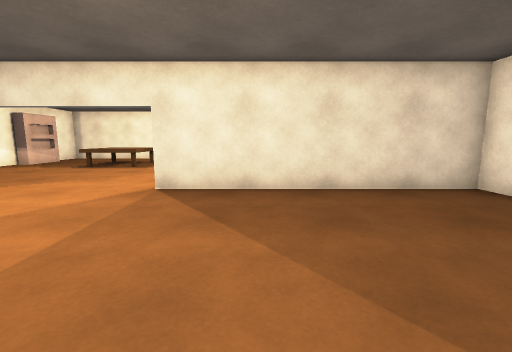
[1] (above)

17 first-person views from a walk through a scene from a Unity 3-D project. The camera is 1.2 m above the floor, tilts 8° down and sees 90° across. The floor is counted in squares, 1 m on a side. Each view is taken from the middle of a square. On the plan, view 1 faces up. The plan holds only what a view shows up to about 12 squares ahead; the rest is blank. The place goes on beyond the plan. Some animated figures are left out. Surface patterns are stand-ins for the level's own textures.

[2]
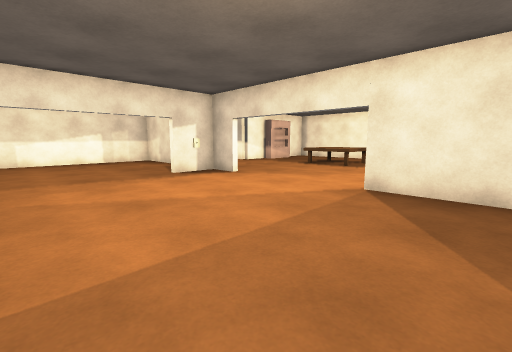

[3]
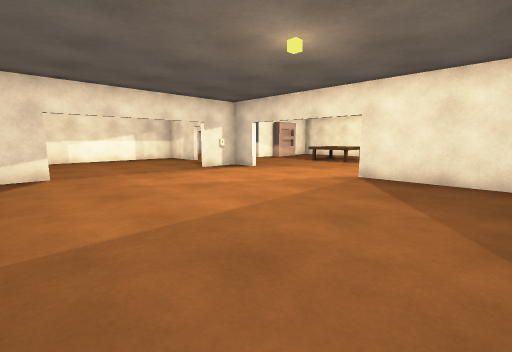

[4]
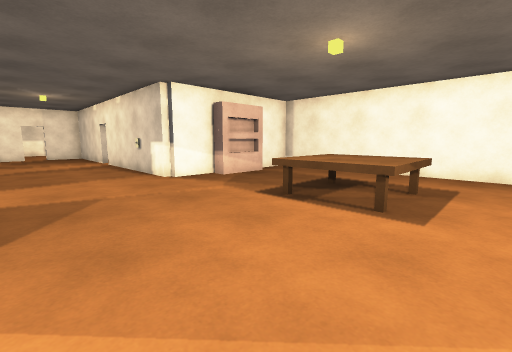

[5]
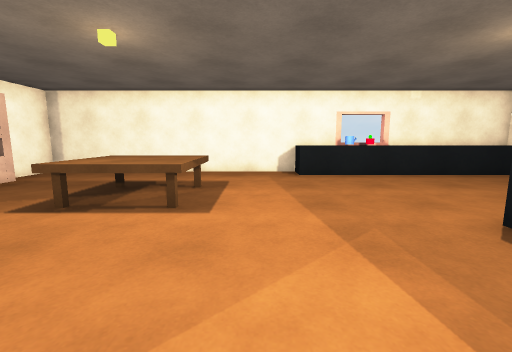

[6]
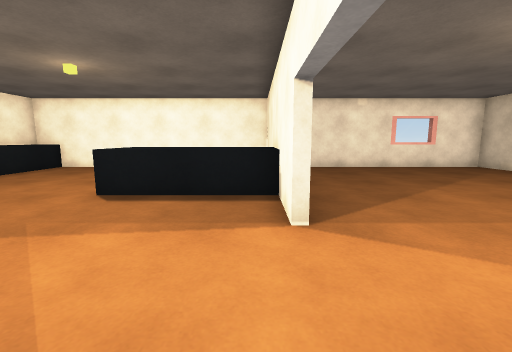

[7]
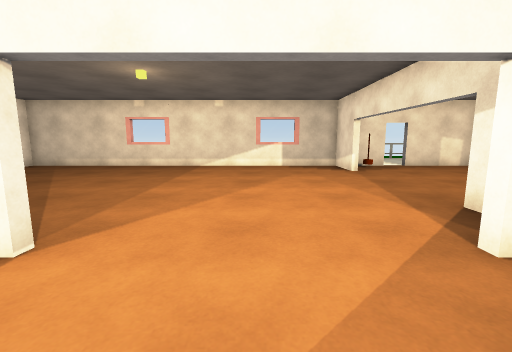

[8]
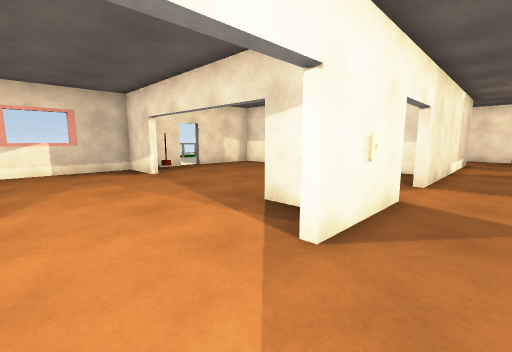

[9]
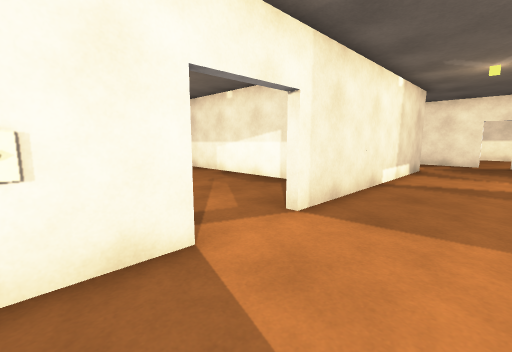

[10]
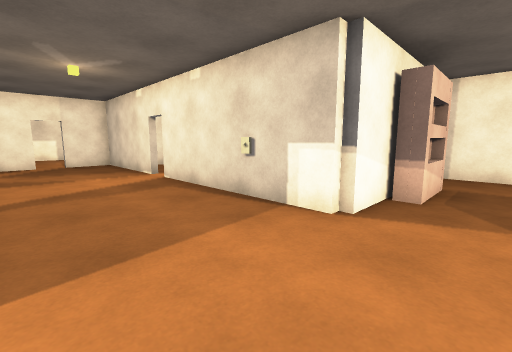

[11]
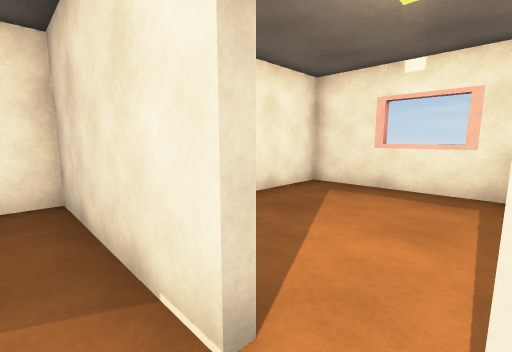

[12]
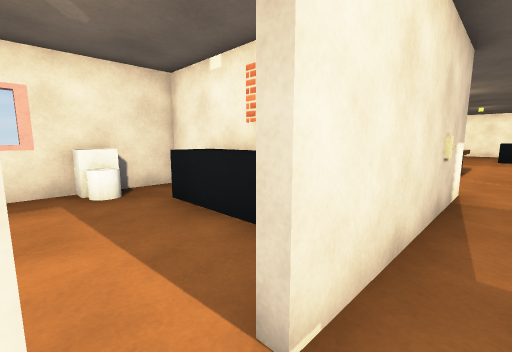

[13]
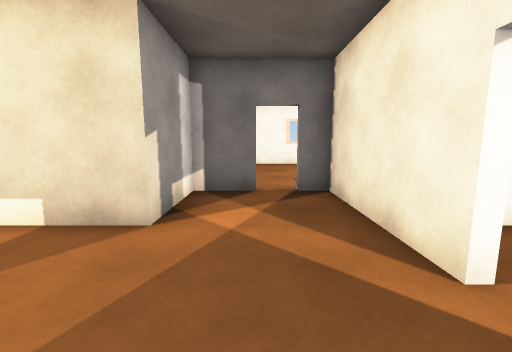

[14]
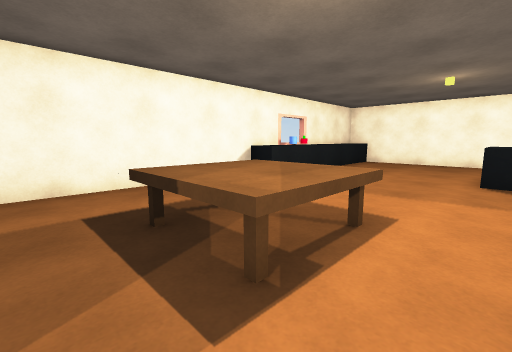

[15]
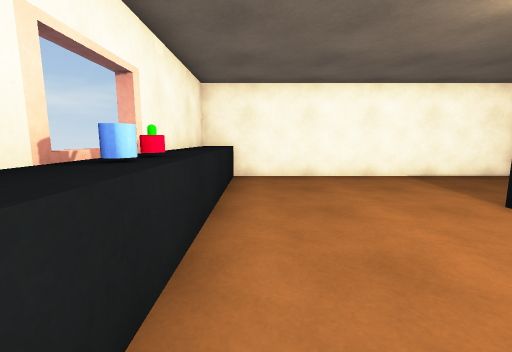

[16]
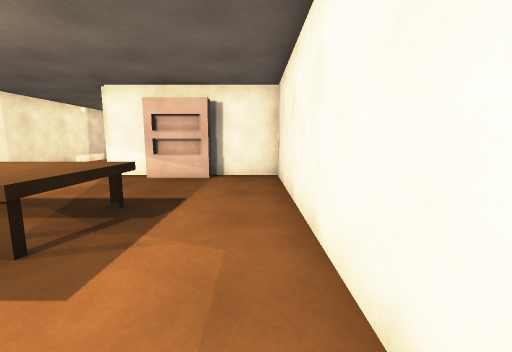

[17]
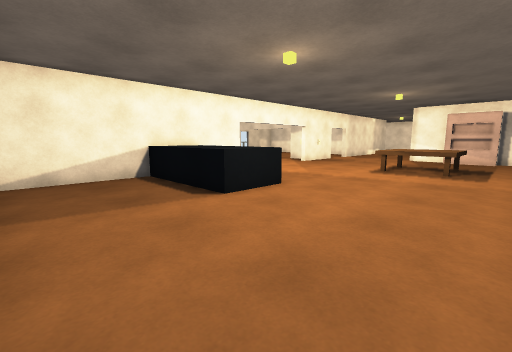

### Floor plan
Key: @ floor where view 1 was taken; # wall or solid block; x gap in a wall; . floor; = window, fence, low wall or low ledge; ^ raised ledge; v drop or lower ground; T table; S shelf; P plant; O other object.
Columns run from 26 left of view 1 to 6 right of it. Each row starts with its distance up from view 1.
 17     ########  ############^#####v
 16     #.. OO #  #.........^OP^^^^^
 15     #.....^#  #.................#
 14     #.....^#  #S...TT...........#
 13      .....^   #S..TTTT..........#
 12      .....    #...TTTT..........#
 11   #####x  #####....TT...........#
 10    .......................^^....#
  9  .x.......................^^....#
  8  .x.......................^^....#
  7 ###.......................^^....#
  6   #...########.. O#.....########v
  5   #...#    #.....O..............#
  4   #####    #....................#
  3            #....................#
  2            #....................#
  1            #....................#
  0            #..............@.....=
 -1            #.....#..............#
 -2            #....O#..............#
 -3            #########=#####=#####

Where each view was taken, in squares from view 1:
view 1: 0 up, 0 right, facing up
view 2: 0 up, 0 right, facing up-left
view 3: 2 down, 1 right, facing up-left
view 4: 7 up, 4 left, facing up-left
view 5: 7 up, 4 left, facing up
view 6: 7 up, 6 left, facing right
view 7: 9 up, 5 left, facing down
view 8: 8 up, 5 left, facing down-left
view 9: 9 up, 9 left, facing down-left
view 10: 7 up, 10 left, facing up-left
view 11: 10 up, 18 left, facing up-left
view 12: 10 up, 19 left, facing up-right
view 13: 10 up, 22 left, facing down
view 14: 10 up, 9 left, facing up-right
view 15: 15 up, 3 left, facing right
view 16: 16 up, 3 left, facing left
view 17: 15 up, 5 right, facing down-left
